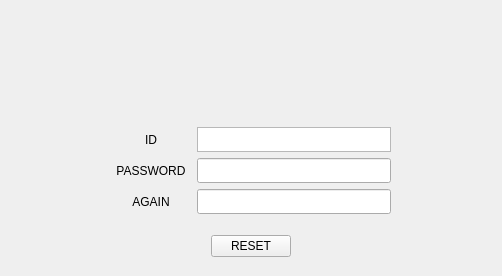
<?xml version="1.0" encoding="UTF-8"?>
<ui version="4.0">
 <class>forget_two</class>
 <widget class="QWidget" name="forget_two">
  <property name="geometry">
   <rect>
    <x>0</x>
    <y>0</y>
    <width>502</width>
    <height>276</height>
   </rect>
  </property>
  <property name="minimumSize">
   <size>
    <width>502</width>
    <height>275</height>
   </size>
  </property>
  <property name="maximumSize">
   <size>
    <width>524</width>
    <height>276</height>
   </size>
  </property>
  <property name="windowTitle">
   <string>Forget Password</string>
  </property>
  <layout class="QVBoxLayout" name="verticalLayout_2">
   <item>
    <layout class="QVBoxLayout" name="verticalLayout">
     <item>
      <layout class="QHBoxLayout" name="horizontalLayout_5">
       <item>
        <widget class="QLabel" name="talkphoto">
         <property name="minimumSize">
          <size>
           <width>502</width>
           <height>100</height>
          </size>
         </property>
         <property name="maximumSize">
          <size>
           <width>502</width>
           <height>100</height>
          </size>
         </property>
         <property name="text">
          <string/>
         </property>
        </widget>
       </item>
      </layout>
     </item>
     <item>
      <layout class="QHBoxLayout" name="horizontalLayout_4">
       <item>
        <spacer name="horizontalSpacer">
         <property name="orientation">
          <enum>Qt::Horizontal</enum>
         </property>
         <property name="sizeType">
          <enum>QSizePolicy::Minimum</enum>
         </property>
         <property name="sizeHint" stdset="0">
          <size>
           <width>100</width>
           <height>20</height>
          </size>
         </property>
        </spacer>
       </item>
       <item>
        <layout class="QVBoxLayout" name="verticalLayout_3">
         <item>
          <layout class="QHBoxLayout" name="horizontalLayout_8">
           <property name="sizeConstraint">
            <enum>QLayout::SetFixedSize</enum>
           </property>
           <item>
            <widget class="QLabel" name="label_4">
             <property name="minimumSize">
              <size>
               <width>80</width>
               <height>25</height>
              </size>
             </property>
             <property name="maximumSize">
              <size>
               <width>80</width>
               <height>25</height>
              </size>
             </property>
             <property name="text">
              <string>ID</string>
             </property>
             <property name="alignment">
              <set>Qt::AlignCenter</set>
             </property>
            </widget>
           </item>
           <item>
            <widget class="QTextBrowser" name="ID">
             <property name="minimumSize">
              <size>
               <width>0</width>
               <height>25</height>
              </size>
             </property>
             <property name="maximumSize">
              <size>
               <width>16777215</width>
               <height>25</height>
              </size>
             </property>
            </widget>
           </item>
          </layout>
         </item>
         <item>
          <layout class="QHBoxLayout" name="horizontalLayout_6">
           <item>
            <widget class="QLabel" name="label_2">
             <property name="minimumSize">
              <size>
               <width>80</width>
               <height>0</height>
              </size>
             </property>
             <property name="maximumSize">
              <size>
               <width>80</width>
               <height>16777215</height>
              </size>
             </property>
             <property name="text">
              <string>PASSWORD</string>
             </property>
             <property name="alignment">
              <set>Qt::AlignCenter</set>
             </property>
            </widget>
           </item>
           <item>
            <widget class="QLineEdit" name="password">
             <property name="minimumSize">
              <size>
               <width>0</width>
               <height>25</height>
              </size>
             </property>
             <property name="maximumSize">
              <size>
               <width>16777215</width>
               <height>25</height>
              </size>
             </property>
            </widget>
           </item>
          </layout>
         </item>
         <item>
          <layout class="QHBoxLayout" name="horizontalLayout_7">
           <item>
            <widget class="QLabel" name="label_3">
             <property name="minimumSize">
              <size>
               <width>80</width>
               <height>0</height>
              </size>
             </property>
             <property name="maximumSize">
              <size>
               <width>80</width>
               <height>16777215</height>
              </size>
             </property>
             <property name="text">
              <string>AGAIN</string>
             </property>
             <property name="alignment">
              <set>Qt::AlignCenter</set>
             </property>
            </widget>
           </item>
           <item>
            <widget class="QLineEdit" name="again">
             <property name="minimumSize">
              <size>
               <width>0</width>
               <height>25</height>
              </size>
             </property>
             <property name="maximumSize">
              <size>
               <width>16777215</width>
               <height>25</height>
              </size>
             </property>
            </widget>
           </item>
          </layout>
         </item>
        </layout>
       </item>
       <item>
        <spacer name="horizontalSpacer_2">
         <property name="orientation">
          <enum>Qt::Horizontal</enum>
         </property>
         <property name="sizeType">
          <enum>QSizePolicy::Minimum</enum>
         </property>
         <property name="sizeHint" stdset="0">
          <size>
           <width>100</width>
           <height>20</height>
          </size>
         </property>
        </spacer>
       </item>
      </layout>
     </item>
     <item>
      <layout class="QHBoxLayout" name="horizontalLayout_2">
       <item>
        <spacer name="verticalSpacer">
         <property name="orientation">
          <enum>Qt::Vertical</enum>
         </property>
         <property name="sizeType">
          <enum>QSizePolicy::Minimum</enum>
         </property>
         <property name="sizeHint" stdset="0">
          <size>
           <width>20</width>
           <height>10</height>
          </size>
         </property>
        </spacer>
       </item>
      </layout>
     </item>
     <item>
      <layout class="QHBoxLayout" name="horizontalLayout">
       <item>
        <spacer name="horizontalSpacer_4">
         <property name="orientation">
          <enum>Qt::Horizontal</enum>
         </property>
         <property name="sizeHint" stdset="0">
          <size>
           <width>40</width>
           <height>20</height>
          </size>
         </property>
        </spacer>
       </item>
       <item>
        <widget class="QPushButton" name="reset">
         <property name="text">
          <string>RESET</string>
         </property>
        </widget>
       </item>
       <item>
        <spacer name="horizontalSpacer_3">
         <property name="orientation">
          <enum>Qt::Horizontal</enum>
         </property>
         <property name="sizeHint" stdset="0">
          <size>
           <width>40</width>
           <height>20</height>
          </size>
         </property>
        </spacer>
       </item>
      </layout>
     </item>
    </layout>
   </item>
  </layout>
 </widget>
 <resources/>
 <connections/>
</ui>
